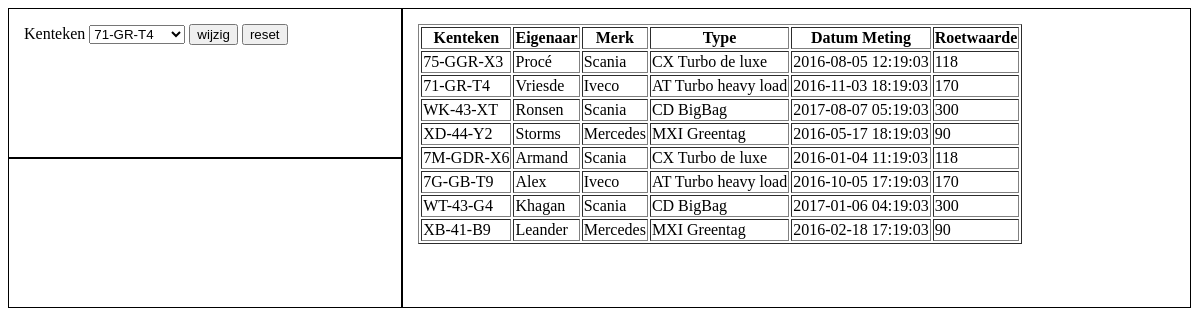
Page /week1-3_Case/Case/Huidige_bouw/case_toon_keuze.php on the committed database.
### tables this page shows
CREATE TABLE autos(
    kenteken VARCHAR(12),
    eigenaar VARCHAR(250),
    merk VARCHAR(30) NOT NULL,
    type VARCHAR(50) NOT NULL,
    PRIMARY KEY (kenteken)
);

CREATE TABLE metingen(
        metingID INT AUTO_INCREMENT,
        autos_kenteken VARCHAR(12) NOT NULL,
        datumMeting TIMESTAMP NOT NULL DEFAULT now(),
        roetwaarde INT NOT NULL,
        PRIMARY KEY (metingID),
        FOREIGN KEY (autos_kenteken) REFERENCES autos(kenteken)
    );

### week1-3_Case/Case/Huidige_bouw/php_functies/case_DBfuncties.php (the view, shortened to what this page needs)
<?php
function connect() {
    $servername = "localhost";
    $username = "root";
    $password = "";
    $dbname = "p4caseroetmeting";
    $conn = new mysqli($servername, $username, $password, $dbname);
    return $conn;
}
function getIndividualAtribute($tableName, $collomName) {
    $conn = connect();
    $selectData =
    'SELECT ' . $collomName . ' AS "result"' .
    ' FROM ' . $tableName;
    $result = $conn->query($selectData);
    if ($result->num_rows > 0) {
        $i = 0;
        $resArray = [];
        while($row = $result->fetch_assoc()) {
            $resArray[$i] = $row['result'];
            $i++;
        }
        return $resArray;
    }
}
function selectData($select) {
    $conn = connect();
    $result = $conn->query($select);
    if ($result->num_rows > 0) {
        return $result;
    } else {
        return "";
    }
}
function getmetingen() {
    $select =
        "SELECT autos.kenteken, eigenaar, merk, type, datumMeting, roetwaarde
        FROM `metingen`
        INNER JOIN `autos`
        ON metingen.autos_kenteken = autos.kenteken";
    $result = selectData($select);
    $table =
    "<table border='1'>
    <tr>
        <th>Kenteken</th>
        <th>Eigenaar</th>
        <th>Merk</th>
        <th>Type</th>
        <th>Datum Meting</th>
        <th>Roetwaarde</th>
    </tr>";
    while($row = $result->fetch_assoc()) {
        $table = $table .
        "<tr>
            <td> " . $row["kenteken"]. "</td>
            <td> " . $row["eigenaar"] . "</td>
            <td> " . $row["merk"] . "</td>
            <td> " . $row["type"] . "</td>
            <td> " . $row["datumMeting"] . "</td>
            <td> " . $row["roetwaarde"] . "</td>
        </tr>";
    }
    $table .= "</table>";
    return $table;
}
?>

### week1-3_Case/Case/Huidige_bouw/case_toon_keuze.php (shortened to what this page needs)
<!DOCTYPE html>
<html>
    <head>
        <link rel="stylesheet" href="css/case_styles.css">
        <?php include('php_functies/case_DBfuncties.php') ?>
    </head>
    <body>
        <div class="formulier contForm col-4">
            <form  name="kentekenForm" action="" method="post">
                Kenteken
                    <?php
                    $res = '<select type="text" name="kenteken">';
                    $selectArray = getIndividualAtribute('autos', 'kenteken ');
                    for ($i=0; $i<count($selectArray); $i++) {
                        if (isset($_POST['kenteken']) AND $_POST['kenteken'] == $selectArray[$i]) {
                            $res .= "<option value=" . $selectArray[$i] . " selected>" . $selectArray[$i] . "</option>";
                        } else {
                            $res .= "<option value=" . $selectArray[$i] . ">" . $selectArray[$i] . "</option>";
                        }
                    }
                    $res .= '</select>';
                    echo $res;
                    ?>
                <input type="submit" value="wijzig" name="getMetingen">
                <button onclick="reset()">reset</button>
            </form>
        </div>
        <div class="content col-8">
            <?php
                $contentTable = getmetingen();
                echo $contentTable;
            ?>
        </div>
        <div class="col-4 contForm wijzig">
        </div>
        <div class="col-8 "></div>
    </body>
</html>

### week1-3_Case/Case/Huidige_bouw/css/Case_styles.css (style rules this page uses)
[class*="col-"] { float: left; padding: 15px; }
.col-4 { width: 33.30%; }
.col-8 { width: 66.60%; }
* { box-sizing: border-box; }
.content { overflow-x: scroll; overflow-y: scroll; border: 1px solid black; height: 300px; }
.contForm { border: 1px solid black; height: 150px; }
.wijzig { margin-top: -150px; }

### rows in the picture
autos: kenteken "75-GGR-X3", eigenaar "Procé", merk "Scania", type "CX Turbo de luxe"
metingen: datumMeting "2016-08-05 12:19:03", roetwaarde "118"
autos: kenteken "71-GR-T4", eigenaar "Vriesde", merk "Iveco", type "AT Turbo heavy load"
metingen: datumMeting "2016-11-03 18:19:03", roetwaarde "170"
autos: kenteken "WK-43-XT", eigenaar "Ronsen", merk "Scania", type "CD BigBag"
metingen: datumMeting "2017-08-07 05:19:03", roetwaarde "300"
autos: kenteken "XD-44-Y2", eigenaar "Storms", merk "Mercedes", type "MXI Greentag"
metingen: datumMeting "2016-05-17 18:19:03", roetwaarde "90"
autos: kenteken "7M-GDR-X6", eigenaar "Armand", merk "Scania", type "CX Turbo de luxe"
metingen: datumMeting "2016-01-04 11:19:03", roetwaarde "118"
autos: kenteken "7G-GB-T9", eigenaar "Alex", merk "Iveco", type "AT Turbo heavy load"
metingen: datumMeting "2016-10-05 17:19:03", roetwaarde "170"
autos: kenteken "WT-43-G4", eigenaar "Khagan", merk "Scania", type "CD BigBag"
metingen: datumMeting "2017-01-06 04:19:03", roetwaarde "300"
autos: kenteken "XB-41-B9", eigenaar "Leander", merk "Mercedes", type "MXI Greentag"
metingen: datumMeting "2016-02-18 17:19:03", roetwaarde "90"

### other values in the picture
form field kenteken "71-GR-T4"
